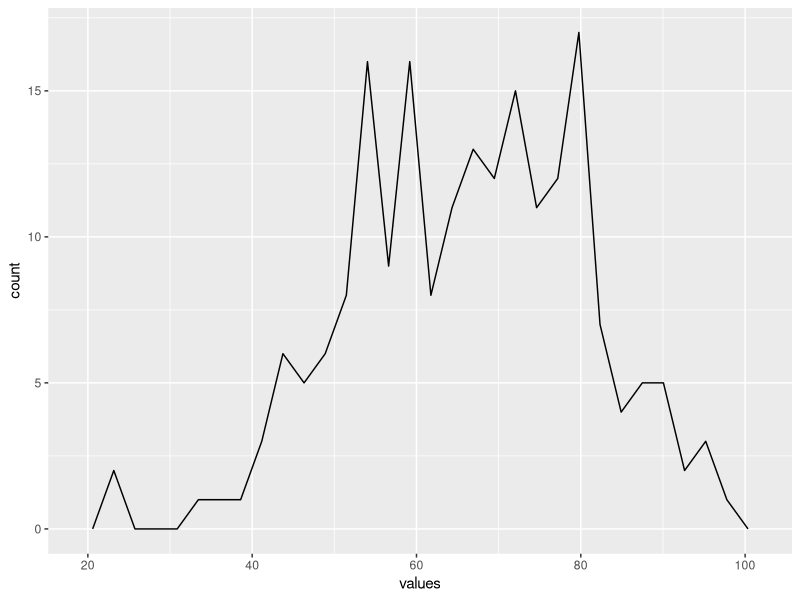
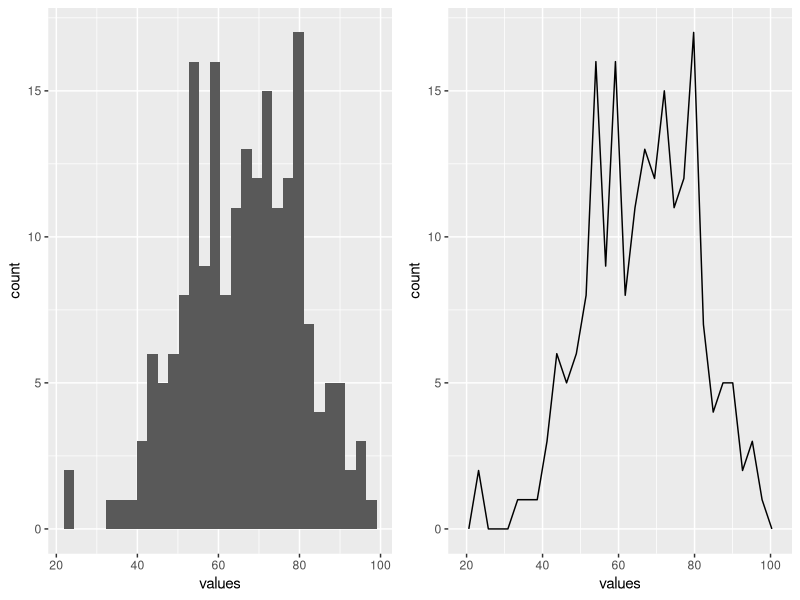
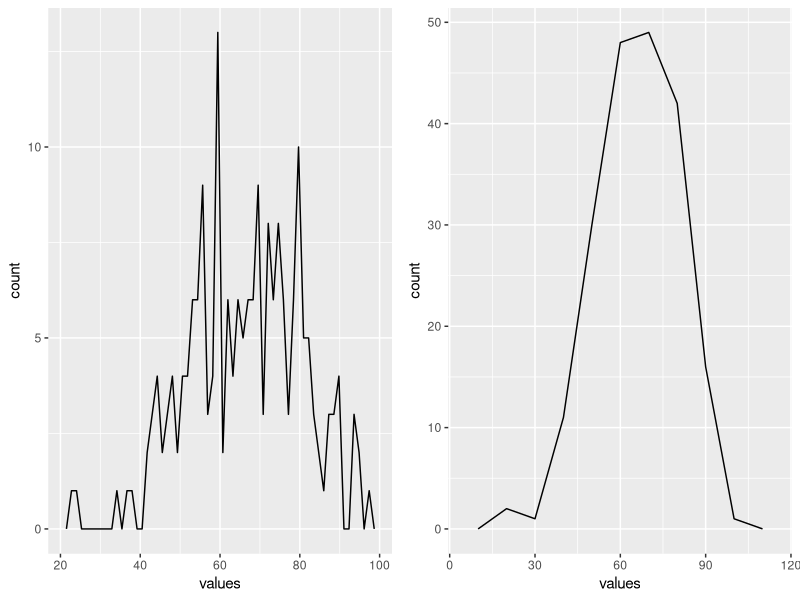
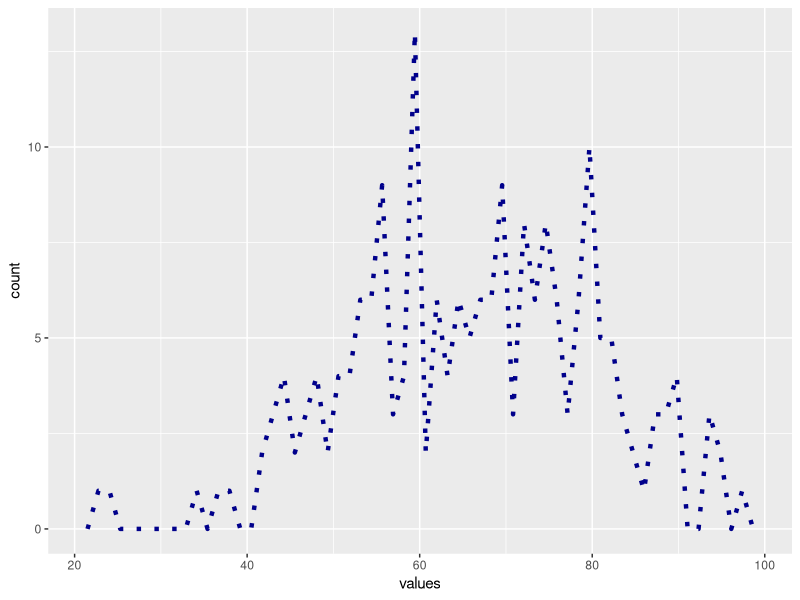

Recreate these plots in R, in order.
## ---- chunk 1
knitr::opts_chunk$set(echo = TRUE, fig.align='center')

# title: Creating a frequency polygon
# author: jonathan
# revised: 18/2/2020 

WEB <- c("https://bioceed.uib.no/dropfolder/bioSTATS/Rmd/Basic/Visualizing/Simple/frequency-polygon.html")
GIT <- c("https://github.com/jonathansoule/biostats/blob/master/Basic/Visualizing/Simple/frequency-polygon.Rmd")
library(ggplot2)
library(gridExtra)
## ---- chunk 2
# ID
ID <- 1:200
# sample data
values <- rnorm(200, mean=65, sd=15)
# dataframe
df <- data.frame(ID, values)
## ---- chunk 3
ggplot(df, aes(values)) + 
  geom_freqpoly()
## ---- chunk 4
grid.arrange(
  ggplot(df, aes(values)) +          # histogram
    geom_histogram(bins = 30),
  ggplot(df, aes(values)) +          # frequency polygon
    geom_freqpoly(bins = 30),
  ncol=2
)
## ---- chunk 5
grid.arrange(
  ggplot(df, aes(values)) + 
    geom_freqpoly(bins = 60),          # left plot, changing bins
  ggplot(df, aes(values)) + 
    geom_freqpoly(binwidth = 10),      # right plot, changing binwidth
  ncol=2)
## ---- chunk 6
ggplot(df, aes(values)) + 
  geom_freqpoly(bins = 60, size = 1.5, color = "darkblue", linetype = "dotted")
